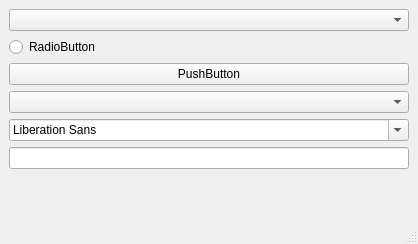
<?xml version="1.0" encoding="UTF-8"?>
<ui version="4.0">
 <class>MainWindow</class>
 <widget class="QMainWindow" name="MainWindow">
  <property name="geometry">
   <rect>
    <x>0</x>
    <y>0</y>
    <width>418</width>
    <height>244</height>
   </rect>
  </property>
  <property name="windowTitle">
   <string>MainWindow</string>
  </property>
  <widget class="QWidget" name="centralwidget">
   <layout class="QGridLayout" name="gridLayout">
    <item row="0" column="0">
     <widget class="QComboBox" name="comboBox"/>
    </item>
    <item row="6" column="0">
     <spacer name="verticalSpacer">
      <property name="orientation">
       <enum>Qt::Vertical</enum>
      </property>
      <property name="sizeHint" stdset="0">
       <size>
        <width>20</width>
        <height>56</height>
       </size>
      </property>
     </spacer>
    </item>
    <item row="1" column="0">
     <widget class="QRadioButton" name="radioButton">
      <property name="text">
       <string>RadioButton</string>
      </property>
     </widget>
    </item>
    <item row="2" column="0">
     <widget class="QPushButton" name="pushButton">
      <property name="text">
       <string>PushButton</string>
      </property>
     </widget>
    </item>
    <item row="3" column="0">
     <widget class="QComboBox" name="comboBox_2"/>
    </item>
    <item row="4" column="0">
     <widget class="QFontComboBox" name="fontComboBox"/>
    </item>
    <item row="5" column="0">
     <widget class="QLineEdit" name="lineEdit"/>
    </item>
   </layout>
  </widget>
  <widget class="QStatusBar" name="statusbar"/>
  <action name="actionBar">
   <property name="text">
    <string>Bar!</string>
   </property>
  </action>
 </widget>
 <resources/>
 <connections/>
</ui>
